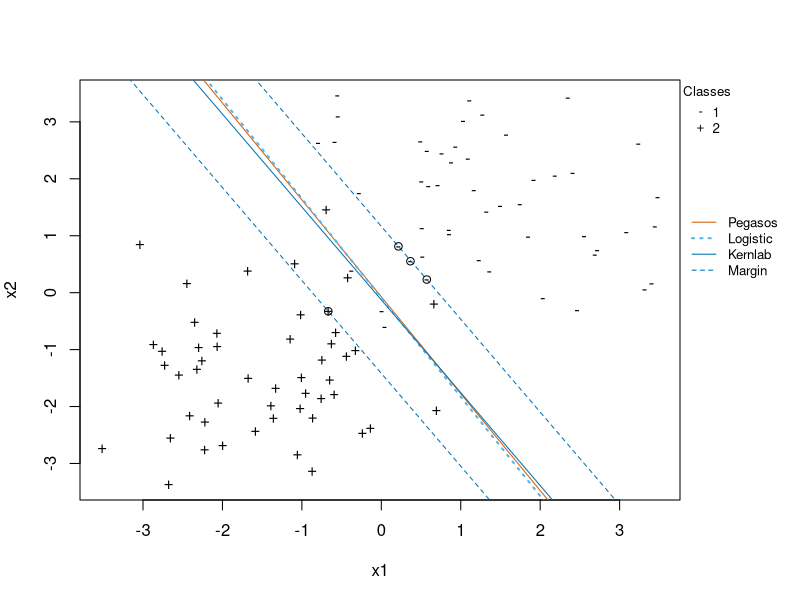

R code for this plot:
pegasos_linear <- function(
    y,
    X,
    nr_iter = 50000,
    theta = rnorm(ncol(X)),
    lambda = 1,
    alpha = 0.01)
{
  t <- 1
  n <- NROW(y)
  while(t <= nr_iter){
    f_current = X%*%theta
    i <- sample(1:n, 1)
    # update
    theta <- (1 - lambda * alpha) * theta
    # add second term if within margin
    if(y[i]*f_current[i] < 1) theta <- theta + alpha * y[i]*X[i,]
    t <- t + 1
  }
  return(theta)
}

## Check on a simple example
## --------------------------------------------
set.seed(2L)
C = 1
library(mlbench)
library(kernlab)
data = mlbench.twonorm(n = 100, d = 2)
data = as.data.frame(data)
X = as.matrix(data[, 1:2])
y = data$classes
par(mar = c(5,4,4,6))
plot(x = data$x.1, y = data$x.2, pch = ifelse(data$classes == 1, "-", "+"), col = "black",
     xlab = "x1", ylab = "x2")
# recode y
y = ifelse(y == "2", 1, -1)
mod_pegasos = pegasos_linear(y, cbind(1,X), lambda = 1/(C*NROW(y)))
# Add estimated decision boundary:
abline(a = - mod_pegasos[1] / mod_pegasos[3],
       b = - mod_pegasos[2] / mod_pegasos[3], col = "#D55E00")
# Compare to logistic regression:
mod_logreg = glm(classes ~ ., data = data, family = binomial())
abline(a = - coef(mod_logreg)[1] / coef(mod_logreg)[3],
       b = - coef(mod_logreg)[2] / coef(mod_logreg)[3], col = "#56B4E9",
       lty = 3, lwd = 2)
# decision values
f_pegasos = cbind(1,X) %*% mod_pegasos
# How many wrong classified examples?
table(sign(f_pegasos * y))

## compare to kernlab. we CANNOT expect a PERFECT match
## -------------------------------------------------------------
mod_kernlab = ksvm(classes~.,
                   data = data,
                   kernel = "vanilladot",
                   C = C,
                   kpar = list(),
                   scaled = FALSE)
f_kernlab = predict(mod_kernlab, newdata = data, type = "decision")
# How many wrong classified examples?
table(sign(f_kernlab * y))

# compare outputs
print(range(abs(f_kernlab - f_pegasos)))
## [1] 0.00014996 0.38049736

# compare coeffs
# (b is negative offset)
all_params = rbind(
  mod_pegasos,
  mod_kernlab = c(-mod_kernlab@b,
                  (params <- colSums(X[mod_kernlab@SVindex, ] *
                                       mod_kernlab@alpha[[1]] *
                                       y[mod_kernlab@SVindex])))
)
all_params

# compare empirical risks
emp_risk <- function(theta){
  f = cbind(1, X) %*% theta
  return(0.5 * sum(theta[2:3]^2) + C*sum(ifelse(f > 0, f, 0)))
}
apply(all_params, 1, emp_risk)

params = all_params[2,]
# recompute margin
margin = 1 / sqrt(sum(params[2:3]^2))

# compute value of intercept shift (the margin shift is in orthogonal direction
# to the decision boundary, so this has to be transformed first)
m = - params[2] / params[3]
t_0 = margin / (cos(atan(m)))

# add margins to visualization:
#
abline(a = -params[1] / params[3],
       b = m, col = "#0072B2")
abline(a = -params[1] / params[3] + t_0,
       b = m, col = "#0072B2", lty = 2)
abline(a = -params[1] / params[3] - t_0,
       b = m, col = "#0072B2", lty = 2)

# find support vectors on decision border
nv_sv_idx = y[mod_kernlab@SVindex] * f_kernlab[mod_kernlab@SVindex] > 0.98
points(X[mod_kernlab@SVindex[nv_sv_idx],])

# add legends
legend(par("usr")[2], par("usr")[4], bty="n", xpd=NA, legend=c("1","2"),
       pch=c("-","+"), title="Classes", cex = 0.8)
legend(par("usr")[2], 1.8, bty="n", xpd=NA,legend=c("Pegasos","Logistic","Kernlab","Margin"),
       lty=c(1,3,1,2),
       col = c("#D55E00","#56B4E9","#0072B2","#0072B2"),
       title="", cex = 0.8, lwd = c(1,2,1,1))
